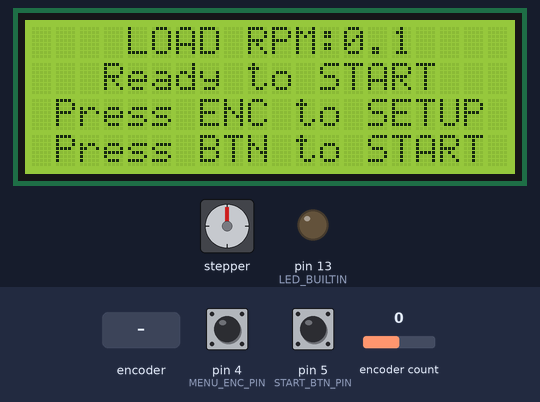
The program below on a simulated Arduino Nano, built with avr-gcc and run on an emulated ATmega328P. Shown: stepper motor, 20×4 character LCD, output pins drawn as LEDs (lit = HIGH). Wiring (from diagram.json): stepper motor driver (3200 steps per turn assumed): step pin 2; direction pin 3; enable pin 7. The inputs (shaded band) are chosen by the test bench; at power-on: encoder count 0, pin 4 (MENU_ENC_PIN) HIGH, pin 5 (START_BTN_PIN) HIGH. Random numbers use the default seed unless the program sets one; EEPROM starts erased; pins used as bus, display or sensor lines are not drawn; what the program prints to the serial monitor is not drawn.

Above: at 8.5 s.
8.6 s: rotary encoder on pin 4 (MENU_ENC_PIN) / pin 5 (START_BTN_PIN) turned 2 steps (second pin leading)
At 10.1 s:
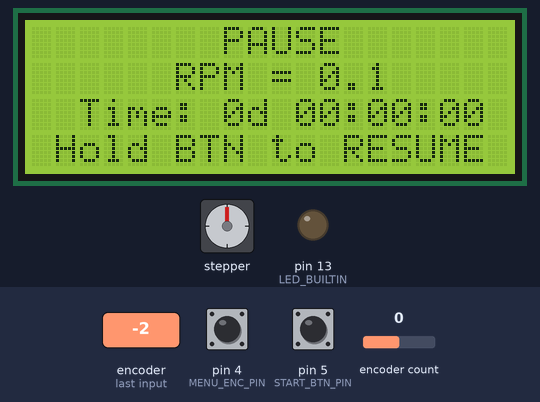
10.9 s: rotary encoder on pin 4 (MENU_ENC_PIN) / pin 5 (START_BTN_PIN) turned 1 step (first pin leading)
At 11.87 s:
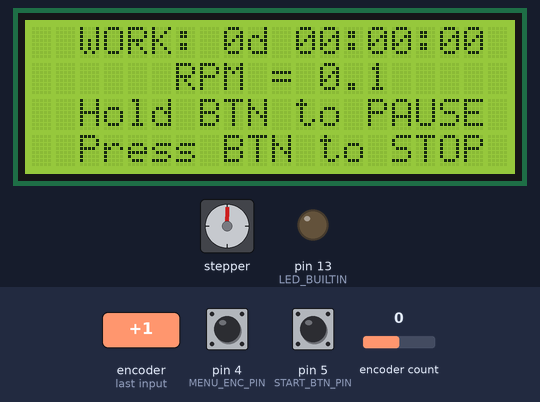
13.5 s: encoder count set to 1
18.5 s: rotary encoder on pin 4 (MENU_ENC_PIN) / pin 5 (START_BTN_PIN) turned 1 step (first pin leading)
At 19.7 s:
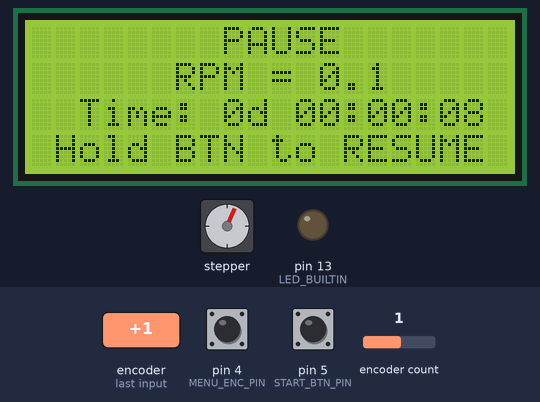
20.6 s: rotary encoder on pin 4 (MENU_ENC_PIN) / pin 5 (START_BTN_PIN) turned 1 step (first pin leading)
At 21.66 s:
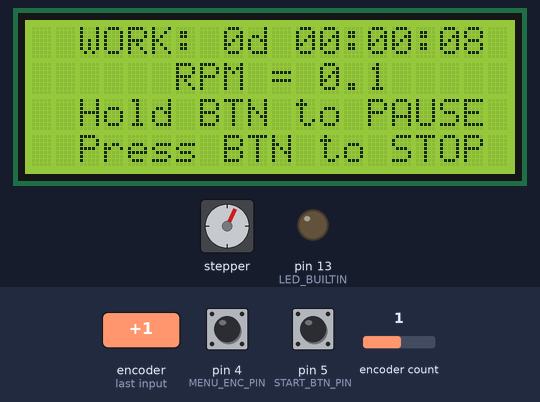
22.6 s: rotary encoder on pin 4 (MENU_ENC_PIN) / pin 5 (START_BTN_PIN) turned 3 steps (first pin leading)
At 23.03 s:
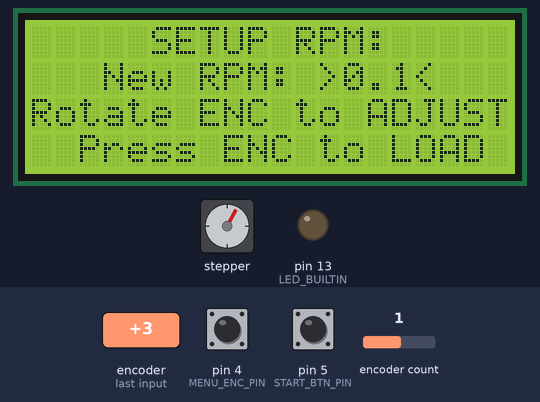
Timing chart, 0 to 25.6 s (numbered marks = the images above; inputs shaded):
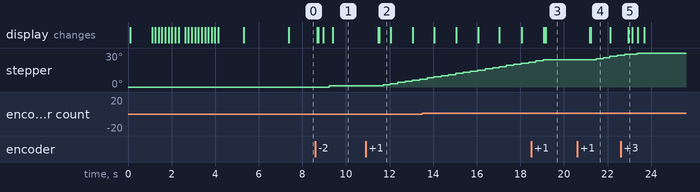

The program:

main.cpp
```cpp
#include <Arduino.h>
#include <EncButton.h>
#include <LiquidCrystal_I2C.h>
#include <TimerOne.h>
#include <EEPROM.h>

enum
{
    ccw,
    cw
};

enum
{
    set_mode,
    loaded_mode,
    work_mode,
    pause_mode
};

#define START_BTN_PIN 5 // Пин для кнопки START
#define MENU_ENC_PIN 4  // Пин для кнопки ENC
#define ENCA_PIN 8      // Пин ENCA
#define ENCB_PIN 9      // Пин ENCB

#define EN_STEPPER_PIN 7                      // Пин для включения шагового двигателя
#define STEP_PIN 2                            // Пин шага
#define DIR_PIN 3                             // Пин направления
#define MOTOR_REDUCT 5                        // Пин направления
#define STEPS_PER_REV 200 * 16 * MOTOR_REDUCT // 3200 шагов/оборот (для микрошага 1/16)
#define MIN_SPEED 0.1                         // Минимальная скорость в об/мин
#define MAX_SPEED 6.0                         // Максимальная скорость в об/мин
#define MAX_TIME_H 9999                       // Максимальное время в часах
#define MOTOR_FREEZE_ON_STOP false            // Удерживание мотора при STOP
#define MOTOR_FREEZE_ON_PAUSE true            // Удерживание мотора при PAUSE
#define MOTOR_DIRECTION cw                    // Направление вращения по часовой стрелке

uint8_t displayMode = loaded_mode; // Начальный режим отображения
uint8_t tmS = 0, tmH = 0, tmM = 0; // Таймерные переменные пройденного времени
uint16_t tmD = 0;                  // Таймерная переменная дней
float speedRpm = MIN_SPEED;        // Текущая/начальная скорость (об/мин)
uint32_t stepDelayUs = 0;          // Задержка между шагами в микросекундах
volatile uint32_t accum_1S = 0;    // Используется для накопления прерываний
bool updDisplayFlag = false;       // Флаг обновления дисплея
String strRpm = String(speedRpm, 1);
String stTmH = "";
String stTmM = "";
String stTmS = "";

EncButton eb(ENCA_PIN, ENCB_PIN, MENU_ENC_PIN);
Button sb(START_BTN_PIN, INPUT, HIGH);
LiquidCrystal_I2C lcd(0x27, 20, 4);

void HandleEncoder();
void HandleStartButton();
void updateDisplayHandle();
void UpdateLcdDisplay();
void CalculateIsrDelay();
void initISR();
void MakeStep();
void CollectISR_1s();
void SetMotorFreeze(bool freeze);
void DisplaySerialDebugData();
void FraseInMiddlePos(uint8_t posY, String frase);
void SaveEEPROM();
void LoadEEPROM();
void DisplayIntro();
void RandomBuildString(String st, uint8_t posX, uint8_t posY, uint16_t delayTime);
void CalcValusForIndication();

void setup()
{
    Serial.begin(115200);
    Serial.println();

    EEPROM.begin();
    delay(5);

    LoadEEPROM();

    while (isnan(speedRpm)) // проверяем наличие данных в EEPROM (первый запуск)
    {
        speedRpm = MIN_SPEED;

        SaveEEPROM();
    }

    lcd.init();
    lcd.backlight();

    pinMode(STEP_PIN, OUTPUT);
    pinMode(DIR_PIN, OUTPUT);
    pinMode(EN_STEPPER_PIN, OUTPUT);
    pinMode(LED_BUILTIN, OUTPUT);

    randomSeed(analogRead(A0));

    SetMotorFreeze(MOTOR_FREEZE_ON_STOP); // переводим мотор в выбраный режим во режим остановки

    digitalWrite(DIR_PIN, MOTOR_DIRECTION); // Направление вращения мотора

    DisplayIntro();

    CalculateIsrDelay(); // Калькуляция задержки шага и установка прерывания
    initISR();           // Инициализация прерывания

    Serial.println();
    Serial.println("Welcome");

    DisplaySerialDebugData();

    updDisplayFlag = true;
}

void loop()
{
    updateDisplayHandle();

    eb.tick();
    sb.tick();

    HandleEncoder();
    HandleStartButton();
}

void HandleEncoder()
{
    if (eb.turn() && displayMode == set_mode) // игнорируем если не в режиме настройки
    {
        speedRpm += (eb.dir() > 0) ? 0.1 : -0.1;
        speedRpm = constrain(speedRpm, MIN_SPEED, MAX_SPEED);

        CalculateIsrDelay();

        if (speedRpm >= MIN_SPEED && speedRpm <= MAX_SPEED) // работать только в разрешенном диапазоне
        {
            updDisplayFlag = true;
            DisplaySerialDebugData();
        }
    }

    if (eb.click())
    {
        if (displayMode == work_mode || displayMode == pause_mode) // игнорируем в режиме работы и паузы
            return;

        if (displayMode == set_mode)
        {
            displayMode = loaded_mode;

            SaveEEPROM(); // сохраняем новые настройки

            Serial.println("Enter loaded mode");
        }
        else if (displayMode == loaded_mode)
        {
            displayMode = set_mode;

            Serial.println("Enter setup mode");
        }

        lcd.clear();

        updDisplayFlag = true;
    }
}

void HandleStartButton()
{
    if (displayMode == set_mode) // игнорируем в режим настройки
        return;

    if (sb.click())
    {
        if (displayMode == pause_mode) // игнорируем в режиме паузы
            return;

        if (displayMode == loaded_mode)
        {
            SetMotorFreeze(true); // включаем мотор для работы

            Timer1.start();

            displayMode = work_mode;

            Serial.println("Enter work mode");
        }
        else if (displayMode == work_mode)
        {
            Timer1.stop();

            SetMotorFreeze(MOTOR_FREEZE_ON_STOP); // переводим мотор в выбраный режим во режим остановки

            displayMode = loaded_mode;

            Serial.println("Enter loaded mode");
        }

        tmS = tmM = tmH = tmD = 0;

        lcd.clear();

        updDisplayFlag = true;
    }
    else if (sb.hold())
    {
        if (displayMode == set_mode || displayMode == loaded_mode) // игнорируем в режиме настройки и загрузки
            return;

        if (displayMode == work_mode)
        {
            Timer1.stop();

            SetMotorFreeze(MOTOR_FREEZE_ON_PAUSE); // переводим мотор в выбраный режим во время паузы

            displayMode = pause_mode;

            Serial.println("Enter pause mode");
        }
        else if (displayMode == pause_mode)
        {
            SetMotorFreeze(true); // включаем мотор для продолжения работы

            Timer1.resume();

            displayMode = work_mode;

            Serial.println("Enter work mode");
        }

        lcd.clear();

        updDisplayFlag = true;
    }
}

void SetMotorFreeze(bool freeze)
{
    if (freeze)
        digitalWrite(EN_STEPPER_PIN, LOW);
    else
        digitalWrite(EN_STEPPER_PIN, HIGH);
}

void CalculateIsrDelay()
{
    stepDelayUs = (uint32_t)(60e6 / (speedRpm * STEPS_PER_REV)); // Упрощение вычисления
    Timer1.setPeriod(stepDelayUs);                               // Инициализация таймера в микросекундах
    Timer1.stop();
}

void initISR()
{
    Timer1.initialize(stepDelayUs);   // Инициализация таймера в микросекундах
    Timer1.attachInterrupt(MakeStep); // Привязываем функцию к таймеру
    Timer1.stop();
}

void MakeStep()
{
    // Делаем шаг
    digitalWrite(STEP_PIN, HIGH);
    delayMicroseconds(1);
    digitalWrite(STEP_PIN, LOW);

    // digitalWrite(STEP_PIN, !digitalRead(STEP_PIN));

    CollectISR_1s();
}

void CollectISR_1s()
{
    accum_1S += stepDelayUs;

    if (accum_1S >= 1000000)
    {
        tmS++;

        updDisplayFlag = true;

        accum_1S -= 1000000;
    }
}

void updateDisplayHandle()
{
    if (updDisplayFlag)
    {
        updDisplayFlag = false;

        UpdateLcdDisplay();
    }
}

void UpdateLcdDisplay()
{
    strRpm = String(speedRpm, 1);

    switch (displayMode)
    {
    case set_mode:
        FraseInMiddlePos(0, "SETUP RPM:");
        FraseInMiddlePos(1, "New RPM: >" + strRpm + "<");
        FraseInMiddlePos(2, "Rotate ENC to ADJUST");
        FraseInMiddlePos(3, "Press ENC to LOAD");

        break;
    case loaded_mode:
        FraseInMiddlePos(0, "LOAD RPM:" + strRpm);
        FraseInMiddlePos(1, "Ready to START");
        FraseInMiddlePos(2, "Press ENC to SETUP");
        FraseInMiddlePos(3, "Press BTN to START");

        break;
    case work_mode:
        if (tmS >= 60) // переводим во время
        {
            tmS = 0;

            if (++tmM >= 60)
            {
                tmM = 0;

                if (++tmH >= 24)
                {
                    tmH = 0;

                    if (++tmD > MAX_TIME_H)
                    {
                        tmD = 0;

                        lcd.clear();
                    }
                }
            }
        }

        CalcValusForIndication();

        FraseInMiddlePos(0, "WORK: " + (String)tmD + "d " + stTmH + ":" + stTmM + ":" + stTmS);
        FraseInMiddlePos(1, "RPM = " + strRpm);
        FraseInMiddlePos(2, "Hold BTN to PAUSE");
        FraseInMiddlePos(3, "Press BTN to STOP");

        break;
    case pause_mode:
        CalcValusForIndication();

        FraseInMiddlePos(0, "PAUSE");
        FraseInMiddlePos(1, "RPM = " + strRpm);
        FraseInMiddlePos(2, "Time: " + (String)tmD + "d " + stTmH + ":" + stTmM + ":" + stTmS);
        FraseInMiddlePos(3, "Hold BTN to RESUME");

        break;
    }
}

void CalcValusForIndication()
{
    stTmH = tmH < 10 ? "0" + String(tmH) : String(tmH);
    stTmM = tmM < 10 ? "0" + String(tmM) : String(tmM);
    stTmS = tmS < 10 ? "0" + String(tmS) : String(tmS);
}

void FraseInMiddlePos(uint8_t posY, String frase)
{
    uint8_t middlePosMess = ((19 - frase.length()) / 2) + 1;

    lcd.setCursor(middlePosMess, posY);
    lcd.print(frase);
}

void DisplaySerialDebugData()
{
    Serial.println("Debug data:");
    Serial.print("Step delay: ");
    Serial.print(stepDelayUs);
    Serial.println(" us");
    Serial.print("Speed set to: ");
    Serial.print(speedRpm);
    Serial.println(" rpm");
}

void SaveEEPROM()
{
    EEPROM.put(0, speedRpm);

    delay(10);

    Serial.println("Save EEPROM data: " + strRpm);
}

void LoadEEPROM()
{
    EEPROM.get(0, speedRpm);
    Serial.println("Load EEPROM data: " + strRpm);
}

void DisplayIntro()
{
    lcd.clear();

    FraseInMiddlePos(0, "WELCOME");

    delay(1000);

    RandomBuildString("STEPPER CONTROLER", 1, 2, 150);
    RandomBuildString("v1.0", 8, 3, 150);

    delay(1000);

    lcd.clear();

    FraseInMiddlePos(1, "mail:");
    FraseInMiddlePos(2, "planer.reg@gmail.com");

    delay(2000);

    lcd.clear();
}

void RandomBuildString(String st, uint8_t posX, uint8_t posY, uint16_t delayTime)
{
    int len = st.length();
    int indices[len]; // Массив хранения индексов

    for (int i = 0; i < len; i++)
    {
        indices[i] = i;
    }

    for (int i = len - 1; i > 0; i--) // Перемешиваем массив индексов
    {
        int j = random(i + 1); // Случайный индекс от 0 до i

        int temp = indices[i];

        indices[i] = indices[j];
        indices[j] = temp;
    }

    for (int i = 0; i < len; i++) // Выводим символы в случайном порядке
    {
        int pos = indices[i];

        lcd.setCursor(pos + posX, posY);
        lcd.print(st[pos]);

        delay(delayTime);
    }
}
```

Measured:
- after the input at 10.9 s, stepper: keeps turning clockwise at about 4°/s, starting after 0.80 s; the display: first changes after 0.58 s (image 2 shows a later state)
- after the input at 20.6 s, stepper: keeps turning clockwise at about 4°/s, starting after 0.87 s; the display: first changes after 0.58 s (image 4 shows a later state)
- what the display in image 2 shows lasts 0.6 s, from 11.5 s to 12.1 s
